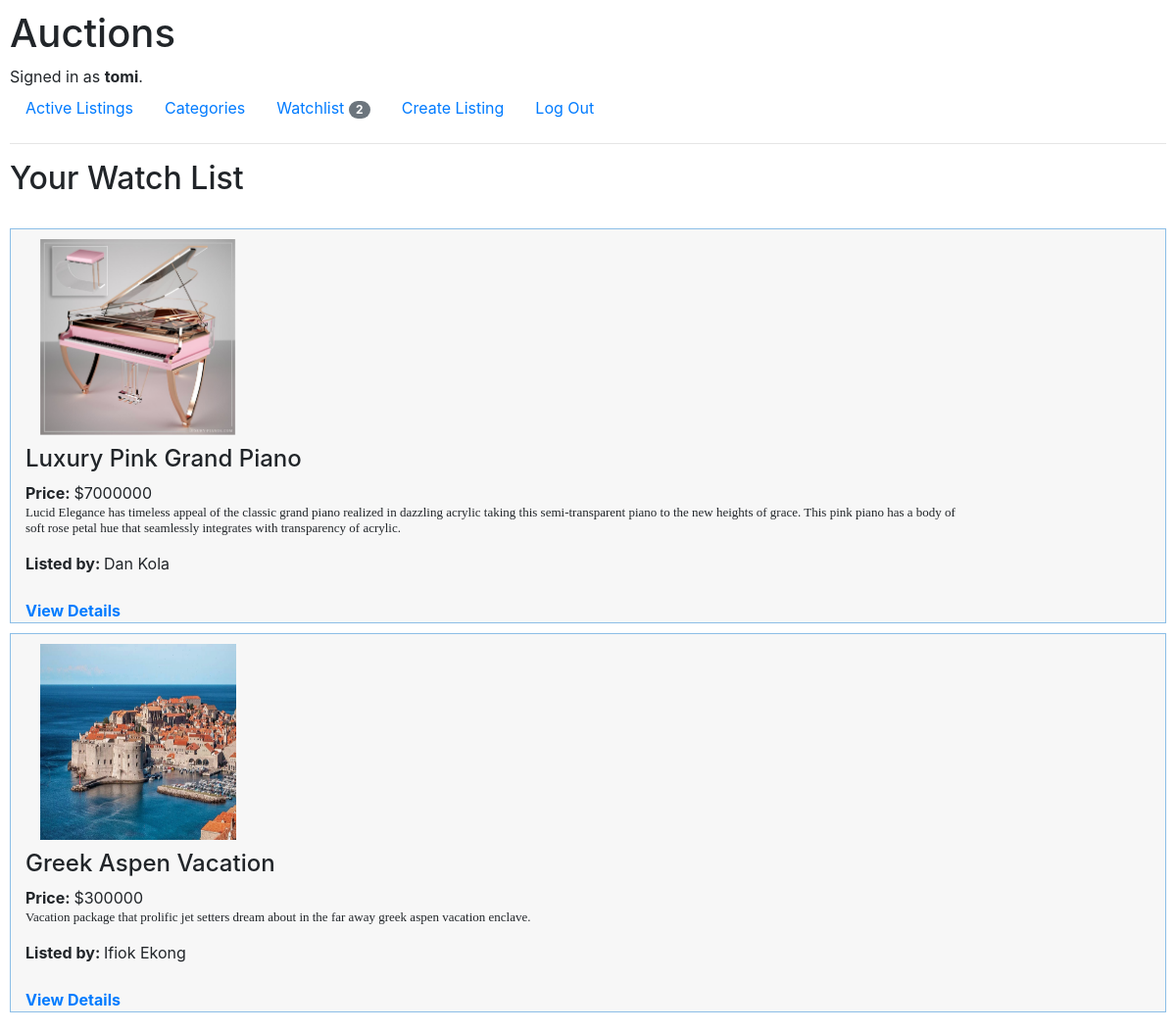
/listings/watchlist (signed in), run on the app's committed database.
### auctions/models.py (models this page shows, shortened)
class User(AbstractUser):
    pass

class WatchList(models.Model):
    user = models.ForeignKey(User, on_delete=models.CASCADE, related_name='watcher')
    listing = models.ForeignKey(Listing, on_delete=models.CASCADE, related_name='watches')
    createDate = models.DateTimeField(default=timezone.now)

class Listing(models.Model):
    title = models.CharField(max_length=64)
    description = models.CharField(max_length=255)
    startBid = models.BigIntegerField()
    photo = models.ImageField(upload_to='auctions/photos')
    user = models.ForeignKey(User, on_delete=models.CASCADE,related_name='user')
    categories = models.ManyToManyField(Category, related_name='listings')
    closed = models.BooleanField(default=False)
    createDate = models.DateTimeField(default=timezone.now)

### auctions/views.py (the view)
# urls.py: path("listings/watchlist", views.watchlist, name="watchlist"),
@login_required(login_url="login")
def watchlist(request):
    print("Loading the watchlist for the logged in user.")
    watchList = WatchList.objects.filter(user=request.user,listing__closed=False)
    return render(request, "auctions/watchlist.html", {
        "watchlist": watchList
    })

### auctions/templates/auctions/watchlist.html
{% extends "auctions/layout.html" %}
{% block body %}
    <h2>Your Watch List</h2>
    <br />
    {% for watch in watchlist %}
        <div class="container-fluid" >
            <div class="row  align-items-center listing-row">
                <div class="col justify-content-center" style="padding: 10px 10px 10px 30px;">
                    <img width="200" height="200" src="{{ watch.listing.photo.url }}" alt="{{ watch.listing.title }}"  />
                </div>
                <div class="col-10"  >
                    <div>
                        <h4>{{ watch.listing.title }}</h4>
                        <b>Price: </b>${{ watch.listing.startBid }}<br/>
                        <p style="font: normal 13px verdana;">{{ watch.listing.description }}</p>
                        <b>Listed by: </b>{{ watch.listing.user.first_name }} {{ watch.listing.user.last_name }}<br/><br/>
                        <a href="{% url 'listing' watch.listing.id %}" ><b>View Details</b></a><br/>
                    </div>
                </div>
            </div>
        </div>
        {% empty %}
            <div><h4>You are currently not watching any Listing.</h4></div>
    {% endfor %}
{% endblock %}

### auctions/templates/auctions/layout.html (shortened to what this page needs)
{% load static %}
<!DOCTYPE html>
<html lang="en">
    <head>
        <link rel="stylesheet" href="https://stackpath.bootstrapcdn.com/bootstrap/4.4.1/css/bootstrap.min.css">
        <link href="{% static 'auctions/styles.css' %}" rel="stylesheet">
    </head>
    <body>
        <h1>Auctions</h1>
        <div>
            {% if user.is_authenticated %}
                Signed in as <strong>{{ user.username }}</strong>.
            {% else %}
                Not signed in.
            {% endif %}
        </div>
        <ul class="nav">
            <li class="nav-item">
                <a class="nav-link" href="{% url 'index' %}">Active Listings</a>
            </li>
            <li class="nav-item">
                <a class="nav-link" href="{% url 'categories' %}">Categories</a>
            </li>
            {% if user.is_authenticated %}
                <li class="nav-item">
                    <a class="nav-link" href="{% url 'watchlist' %}">Watchlist <span class="badge badge-pill badge-secondary">{{ user.watcher.count }}</span></a>
                </li>
                <li class="nav-item">
                    <a class="nav-link" href="{% url 'add_listing' %}">Create Listing</a>
                </li>
                <li class="nav-item">
                    <a class="nav-link" href="{% url 'logout' %}">Log Out</a>
                </li>
            {% endif %}
        </ul>
        <hr>
        {% block body %}
        {% endblock %}
    </body>
</html>

### auctions/static/auctions/styles.css (style rules this page uses)
body { padding: 10px; }
.listing-row { border: 1px rgb(140, 190, 231) solid; background-color:rgb(247, 247, 247); margin-bottom: 10px; }

### data on the page
User: username "tomi", watcher.count "2"
WatchList: listing.photo (picture), listing "Luxury Pink Grand Piano", listing.startBid "7000000", listing.description "Lucid Elegance has timeless appeal of the classic grand piano realized in dazzling acrylic taking this semi-transparent piano to the new heights of grace. This pink piano has a body of soft rose petal hue that seamlessly integrates with transparency of acrylic.", listing.user.first_name "Dan", listing.user.last_name "Kola"
WatchList: listing.photo (picture), listing "Greek Aspen Vacation", listing.startBid "300000", listing.description "Vacation package that prolific jet setters dream about in the far away greek aspen vacation enclave.", listing.user.first_name "Ifiok", listing.user.last_name "Ekong"
